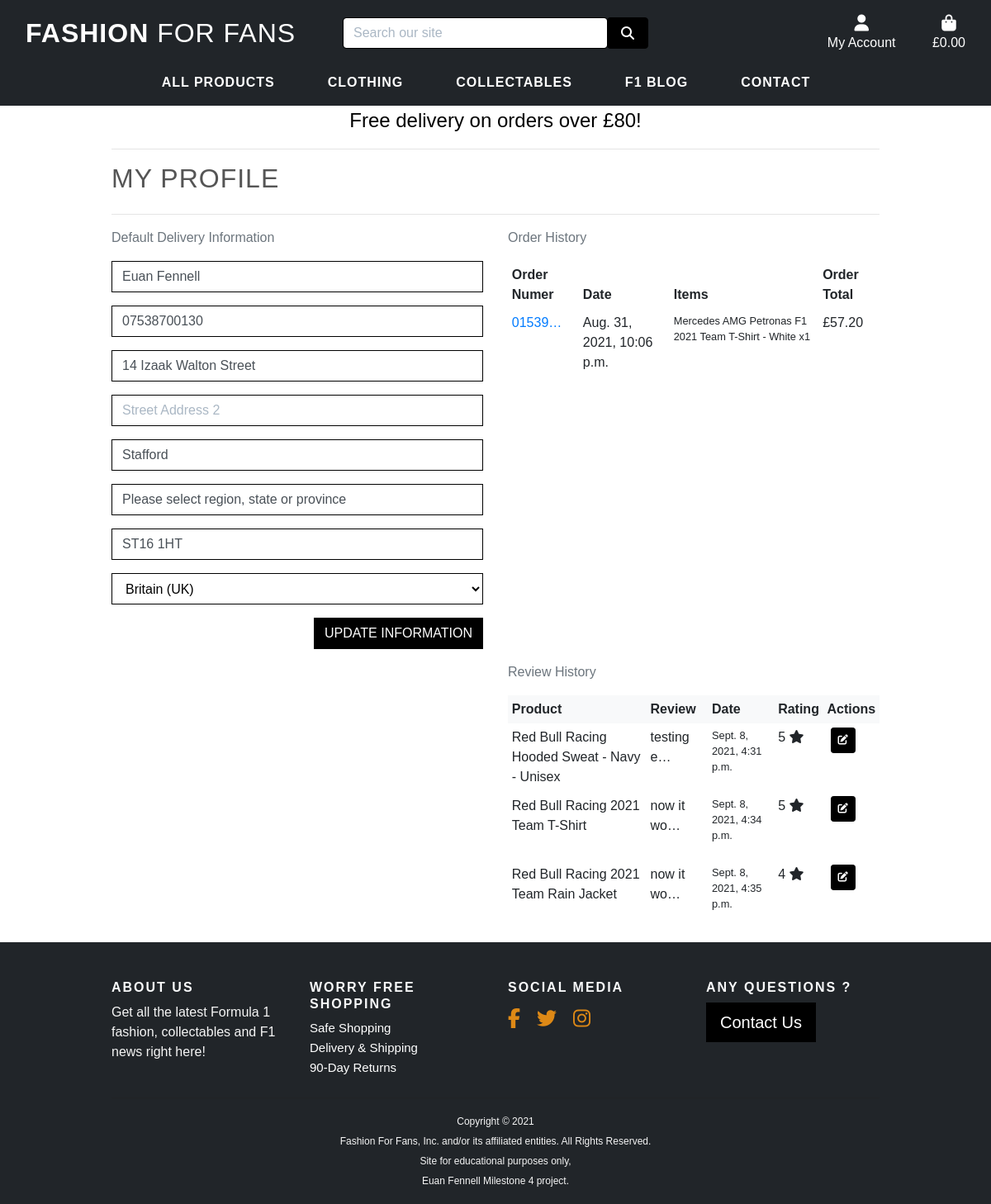
/profile/ (signed in), run on an earlier commit of the app's database.
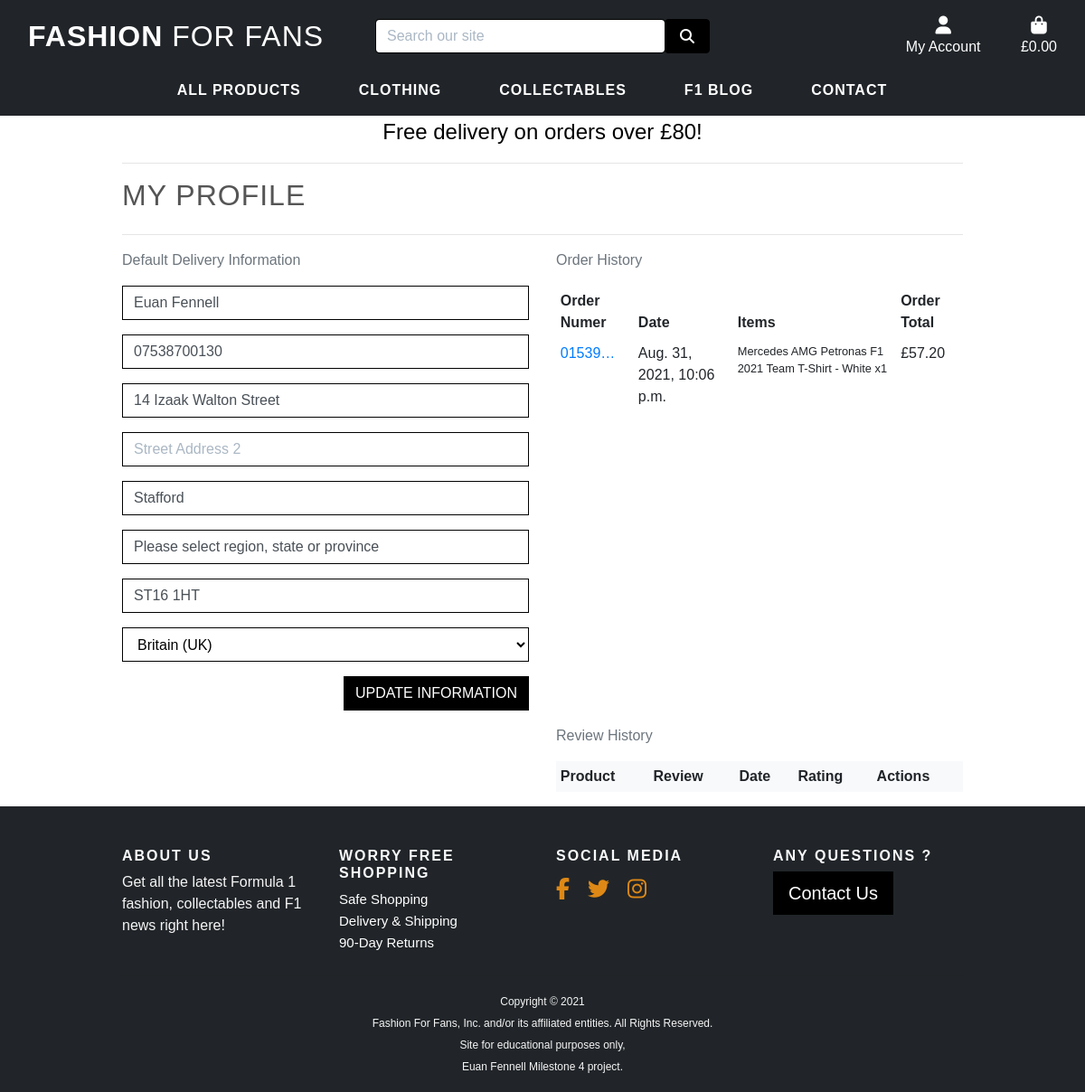
And on a later commit of the database.
### profiles/models.py (models this page shows, shortened)
class UserProfile(models.Model):
    user = models.OneToOneField(User, on_delete=models.CASCADE)
    default_full_name = models.CharField(
        max_length=80, null=True, blank=True)
    default_phone_number = models.CharField(
        max_length=20, null=True, blank=True)
    default_street_address1 = models.CharField(
        max_length=80, null=True, blank=True)
    default_street_address2 = models.CharField(
        max_length=80, null=True, blank=True)
    default_town_or_city = models.CharField(
        max_length=40, null=True, blank=True)
    default_county = models.CharField(
        max_length=80, null=True, blank=True)
    default_postcode = models.CharField(
        max_length=20, null=True, blank=True)
    default_country = CountryField(
        blank_label='Country ', null=True, blank=True)

### checkout/models.py (models this page shows, shortened)
class Order(models.Model):
    order_number = models.CharField(max_length=32, null=False, editable=False)
    user_profile = models.ForeignKey(UserProfile, on_delete=models.SET_NULL,
                                     null=True, blank=True,
                                     related_name='orders')
    full_name = models.CharField(max_length=50, null=False, blank=False)
    email = models.EmailField(max_length=254, null=False, blank=False)
    phone_number = models.CharField(max_length=20, null=False, blank=False)
    country = CountryField(blank_label='Country *', null=False, blank=False)
    postcode = models.CharField(max_length=20, null=True, blank=True)
    town_or_city = models.CharField(max_length=40, null=False, blank=False)
    street_address1 = models.CharField(max_length=80, null=False, blank=False)
    street_address2 = models.CharField(max_length=80, null=True, blank=True)
    county = models.CharField(max_length=80, null=True, blank=True)
    date = models.DateTimeField(auto_now_add=True)
    delivery_cost = models.DecimalField(max_digits=6, decimal_places=2,
                                        null=False, default=0)
    order_total = models.DecimalField(max_digits=10, decimal_places=2,
                                      null=False, default=0)
    grand_total = models.DecimalField(max_digits=10, decimal_places=2,
                                      null=False, default=0)
    original_bag = models.TextField(null=False, blank=False, default='')
    stripe_pid = models.CharField(max_length=254, null=False,
                                  blank=False, default='')

class OrderLineItem(models.Model):
    order = models.ForeignKey(Order, null=False, blank=False, on_delete=models.CASCADE, related_name='lineitems')
    product = models.ForeignKey(Product, null=False, blank=False, on_delete=models.CASCADE)
    product_size = models.CharField(max_length=2, null=True, blank=True)  # XS, S, M, L, XL
    quantity = models.IntegerField(null=False, blank=False, default=0)
    lineitem_total = models.DecimalField(max_digits=6, decimal_places=2, null=False, blank=False, editable=False)

### products/models.py (models this page shows, shortened)
class Product(models.Model):
    Sizes = (('XS', 'X-Small'), ('S', 'Small'), ('M', 'Medium'),
             ('L', 'Large'), ('XL', 'X-Large'))
    INTEGER_QTY = [tuple([x, x]) for x in range(1, 2500)]
    category = models.ForeignKey(
        'Category', null=True, blank=True, on_delete=models.SET_NULL)
    team = models.ForeignKey(
        'Team', null=True, blank=True, on_delete=models.SET_NULL)
    sku = models.CharField(max_length=254, null=True, blank=True)
    name = models.CharField(max_length=254)
    description = models.TextField()
    has_sizes = models.BooleanField(default=False, null=True, blank=True)
    size = MultiSelectField(choices=Sizes, null=True, blank=True)
    qty = models.IntegerField(default='5')
    price = models.DecimalField(max_digits=6, decimal_places=2)
    image_url = models.URLField(max_length=1024, null=True, blank=True)
    image = models.ImageField(null=True, blank=True)
    def __str__(self):
        return self.name

class Review(models.Model):
    product = models.ForeignKey(
        Product,
        on_delete=models.CASCADE,
        related_name='reviews')
    rating = models.IntegerField(
        choices=INTEGER_CHOICES, default='5')
    reviewer = models.ForeignKey(
        User, on_delete=models.CASCADE)
    date = models.DateTimeField(
        auto_now_add=True)
    review_title = models.CharField(
        max_length=50, null=False,
        blank=False)
    review = models.TextField(
        max_length=1024, null=False,
        blank=False)

### profiles/views.py (the view)
# urls.py: path('profile/', include('profiles.urls')),
@login_required
def profile(request):
    profile = get_object_or_404(UserProfile, user=request.user)
    if request.method == 'POST':
        form = UserProfileForm(request.POST, instance=profile)
        if form.is_valid():
            form.save()
            messages.success(request, 'Profile updated seccessfully')
        else:
            messages.error(request,
                           'Upadte failed. Please ensure the for is valid')
    else:
        form = UserProfileForm(instance=profile)
    orders = profile.orders.all()
    reviews = Review.objects.filter(reviewer=request.user)
    template = 'profiles/profile.html'
    context = {
        'form': form,
        'orders': orders,
        'reviews': reviews,
        'on_profile_page': True,
    }
    return render(request, template, context)

### profiles/templates/profiles/profile.html (shortened to what this page needs)
{% extends "base.html" %}
{% load static %}
{% block extra_css %}
    <link rel="stylesheet" href="{% static 'profiles/css/profile.css' %}">
{% endblock %}
{% block page_header %}
    <div class="container header-container">
    </div>
{% endblock %}
{% block content %}
    <div class="overlay"></div>
    <div class="container">
        <div class="row">
            <div class="col">
                <hr>
                <h2 class="logo-font product-title mb-4">My Profile</h2>
                <hr>
            </div>
        </div>
        <div class="row">
            <div class="col-12 col-lg-6">
                <p class="text-muted">Default Delivery Information</p>
                <form action="{% url 'profile' %}" class="mt-3 mb-3" method="POST" id="profile-update-form">
                    {{ form|crispy }}
                    <button class="btn btn-outline-white rounded-0 text-uppercase float-right mb-3">Update Information</button>
                </form>
            </div>
            <div class="col-12 col-lg-6">
                <p class="text-muted">Order History</p>
                <div class="order-history table-responsive">
                    <table class="table table-sm table-borderless">
                        <thead>
                            <tr>
                                <th>Order Numer</th>
                                <th>Date</th>
                                <th>Items</th>
                                <th>Order Total</th>
                            </tr>
                        </thead>
                        <tbody>
                            {% for order in orders %}
                                <tr>
                                    <td>
                                        <a href="{% url 'order_history' order.order_number %}"
                                           title="{{ order.order_number }}">
                                           {{ order.order_number|truncatechars:6 }}
                                        </a>
                                    </td>
                                    <td>{{ order.date }}</td>
                                    <td>
                                        <ul class="list-unstyled">
                                            {% for item in order.lineitems.all %}
                                                <li class="small">
                                                    {{ item.product.name }} x{{ item.quantity}}
                                                </li>
                                            {% endfor %}
                                        </ul>
                                    </td>
                                    <td>£{{ order.grand_total }}</td>
                                </tr>
                            {% endfor %}
                        </tbody>
                    </table>
                </div>
            </div>
        </div>
        <div class="row justify-content-end">
            <div class="col-sm-12 col-lg-6">
                <p class="text-muted">Review History</p>
                <div class="order-history table-responsive">
                    <table class="table table-sm table-borderless">
                        <thead>
                            <tr class="bg-light">
                                <th>Product</th>
                                <th>Review</th>
                                <th>Date</th>
                                <th>Rating</th>
                                <th>Actions</th>
                            </tr>
                        </thead>
                        {% for review in reviews %}
                        <tbody>
                            <tr>
                                <td>
                                    {{ review.product }}
                                </td>
                                <td>
                                    {{ review.review|truncatechars:10 }}
                                </td>
                                <td>
                                    <p class="small">{{ review.date }}</p>
                                </td>
                                <td>{{ review.rating }} <i class="fas fa-star"></i></td>
                                <td class="d-flex align-items-start">
                                    <a href="{% url 'edit_review' review.id %}" class=" btn btn-outline-white btn-sm mx-1" aria-label="edit"></a>
                                </td>
                            </tr>
                        </tbody>
                        {% endfor %}
                    </table>
                </div>
            </div>
        </div>
    </div>
{% endblock %}

What changed in the data, as far as the page shows it:
removed Review: product "Red Bull Racing Hooded Sweat - Navy - Unisex", review "testing e…", date "Sept. 8, 2021, 4:31 p.m.", rating "5"
removed Review: product "Red Bull Racing 2021 Team T-Shirt", review "now it wo…", date "Sept. 8, 2021, 4:34 p.m.", rating "5"
removed Review: product "Red Bull Racing 2021 Team Rain Jacket", review "now it wo…", date "Sept. 8, 2021, 4:35 p.m.", rating "4"
